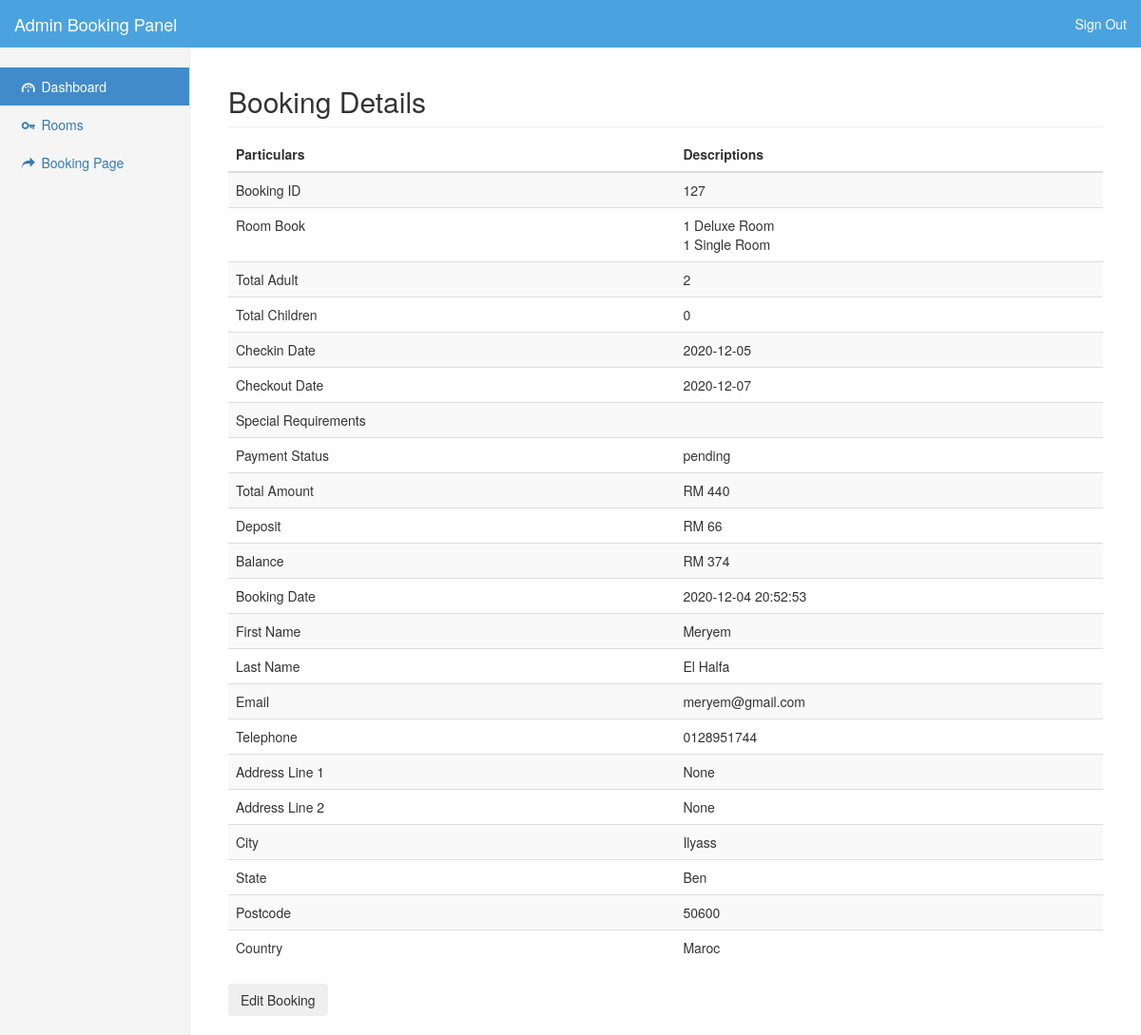
The page /Reservation/admin/detail.php?booking=127 (signed in) on the database its author committed.
### tables this page shows
CREATE TABLE IF NOT EXISTS `booking` (
`booking_id` int(200) NOT NULL,
  `total_adult` int(50) NOT NULL,
  `total_children` int(50) NOT NULL,
  `checkin_date` date NOT NULL,
  `checkout_date` date NOT NULL,
  `special_requirement` text NOT NULL,
  `payment_status` varchar(50) NOT NULL,
  `total_amount` double DEFAULT NULL,
  `deposit` double NOT NULL,
  `booking_date` timestamp NOT NULL DEFAULT CURRENT_TIMESTAMP,
  `first_name` varchar(30) NOT NULL,
  `last_name` varchar(30) NOT NULL,
  `email` varchar(50) NOT NULL,
  `telephone_no` varchar(30) NOT NULL,
  `add_line1` varchar(100) NOT NULL,
  `add_line2` varchar(100) NOT NULL,
  `city` varchar(30) NOT NULL,
  `state` varchar(30) NOT NULL,
  `postcode` varchar(30) NOT NULL,
  `country` varchar(30) NOT NULL
);

CREATE TABLE IF NOT EXISTS `roombook` (
  `booking_id` int(11) NOT NULL,
  `room_id` int(11) NOT NULL,
  `totalroombook` int(11) NOT NULL,
`id` int(11) NOT NULL
);

CREATE TABLE IF NOT EXISTS `room` (
`room_id` int(255) NOT NULL,
  `total_room` int(255) NOT NULL,
  `occupancy` int(255) DEFAULT NULL,
  `size` varchar(30) DEFAULT NULL,
  `view` varchar(30) DEFAULT NULL,
  `room_name` varchar(50) NOT NULL,
  `descriptions` text,
  `rate` double NOT NULL,
  `imgpath` varchar(100) NOT NULL
);

### Reservation/admin/detail.php (the view, shortened to what this page needs)
<!DOCTYPE html>
<html lang="en"><head><meta http-equiv="Content-Type" content="text/html; charset=UTF-8">
    <link href="css/bootstrap.min.css" rel="stylesheet">
    <link href="css/dashboard.css" rel="stylesheet">
	<link href="http://ajax.googleapis.com/ajax/libs/jqueryui/1.8/themes/base/jquery-ui.css" rel="stylesheet" type="text/css"/>
	<link href="css/datepicker.css" rel="stylesheet" type="text/css"/>
  <link rel="stylesheet" href="css/fontello.css">
    <link rel="stylesheet" href="css/animation.css">
 </head>
  <body>
    <nav class="navbar navbar-inverse navbar-fixed-top" role="navigation">
      <div class="container-fluid" style="background-color: #4aa3df;">
        <div class="navbar-header">
          <a class="navbar-brand" href="#" style="color: #ffffff;">Admin Booking Panel</a>
        </div>
        <div id="navbar" class="navbar-collapse collapse">
          <ul class="nav navbar-nav navbar-right">
            <li><a href="signout.php" style="color: #ffffff;">Sign Out</a></li>
          </ul>
        </div>
      </div>
    </nav>
    <div class="container-fluid">
      <div class="row">
        <div class="col-sm-3 col-md-2 sidebar">
          <ul class="nav nav-sidebar">
            <li class="active"><a href="dashboard.php"><i class="icon-gauge"></i> Dashboard <span class="sr-only">(current)</span></a></li>
			<li><a href="room.php"><i class="icon-key"></i> Rooms</a></li>
			<li><a href="http://www.hotel.gamboh.com.my"><i class="icon-share"></i> Booking Page</a></li>
          </ul>
        </div>
        <div class="col-sm-9 col-sm-offset-3 col-md-10 col-md-offset-2 main bookinginfo">
          <h2 class="sub-header">Booking Details</h2>
          <div class="table-responsive">
            <table class="table table-striped">
              <thead>
                <tr>
                  <th>Particulars</th>
                  <th>Descriptions</th>
                </tr>
              </thead>
              <tbody >
			  <?php
			  $result = mysql_query("Select * from booking where booking_id=".$_GET['booking']."");
				if( mysql_num_rows($result) >0){
					while ($rows = mysql_fetch_array($result)){
					print "				<tr><td>Booking ID</td>\n";
					print "				<td>".$rows['booking_id']." </td></tr>\n";
					print "				<tr><td>Room Book</td>\n";
					print "<td>";
					$q = mysql_query("SELECT roombook.totalroombook AS total, room.room_name AS name
																FROM roombook
																LEFT JOIN room ON roombook.room_id = room.room_id
																WHERE roombook.booking_id =".$rows['booking_id'].";");
											while($r = mysql_fetch_array($q))
											{
											print "                  ".$r['total']." ".$r['name']."<br> \n";
											}
					print "</td>";
					print "				</tr>\n";
					print "				<tr><td>Total Adult</td>\n";
					print "				<td>".$rows['total_adult']." </td></tr>\n";
					print "				<tr><td>Total Children</td>\n";
					print "				<td>".$rows['total_children']." </td>	</tr>\n";
					print "				<tr><td>Checkin Date</td>\n";
					print "				<td>".$rows['checkin_date']."</td></tr>\n";
					print "				<tr><td>Checkout Date</td>\n";
					print "				<td>".$rows['checkout_date']."</td></tr>\n";
					print "				<tr><td>Special Requirements</td>\n";
					print "				<td>".$rows['special_requirement']."</td></tr>\n";
					print "				<tr><td>Payment Status</td>\n";
					print "				<td>".$rows['payment_status']." </td>	</tr>\n";
					print "				<tr><td>Total Amount</td>\n";
					print "				<td>RM ".$rows['total_amount']."</td></tr>\n";
					print "				<tr><td>Deposit</td>\n";
					print "				<td>RM ".$rows['deposit']."</td></tr>\n";
					print "				<tr><td>Balance</td>\n";
					print "				<td>RM ".($rows['total_amount']-$rows['deposit'])."</td></tr>\n";
					print "				<tr><td>Booking Date</td>\n";
					print "				<td>".$rows['booking_date']." </td>	</tr>\n";
					print "				<tr><td>First Name</td>\n";
					print "				<td>".$rows['first_name']." </td>	</tr>\n";
					print "				<tr><td>Last Name</td>\n";
					print "				<td>".$rows['last_name']." </td>	</tr>			\n";
					print "				<tr><td>Email</td>\n";
					print "				<td>".$rows['email']." </td>	</tr>\n";
					print "				<tr><td>Telephone</td>\n";
					print "				<td>".$rows['telephone_no']."</td></tr>\n";
					print "				<tr><td>Address Line 1</td>\n";
					print "				<td>".$rows['add_line2']." </td>	</tr>\n";
					print "				<tr><td>Address Line 2</td>\n";
					print "				<td>".$rows['add_line2']."</td></tr>		</tr>\n";
					print "				<tr><td>City</td>\n";
					print "				<td>".$rows['city']."</td></tr>	</tr>\n";
					print "				<tr><td>State</td>\n";
					print "				<td>".$rows['state']."</td></tr>	</tr>\n";
					print "				<tr><td>Postcode</td>\n";
					print "				<td>".$rows['postcode']."</td></tr>	</tr>\n";
					print "				<td>Country</td>\n";
					print "				<td>".$rows['country']."</td></tr>	</tr>";
					}
				}
			  ?>
              </tbody>
            </table>
          </div>
		  <button type="button" class="btn" id="editbook">Edit Booking</button>
        </div>
      </div>
    </div>
</body></html>

### Reservation/admin/css/dashboard.css (style rules this page uses)
body { padding-top: 50px; }
.sub-header { padding-bottom: 10px; border-bottom: 1px solid #eee; }
.navbar-fixed-top { border: 0; }
.sidebar { display: none; }
@media (min-width: 768px) { .sidebar { position: fixed; top: 51px; bottom: 0; left: 0; z-index: 1000; display: block; padding: 20px; overflow-x: hidden; overflow-y: auto; background-color: #f5f5f5; border-right: 1px solid #eee; } }
.nav-sidebar { margin-right: -21px; margin-bottom: 20px; margin-left: -20px; }
.nav-sidebar>li>a { padding-right: 20px; padding-left: 20px; }
.nav-sidebar>.active>a, .nav-sidebar>.active>a:hover, .nav-sidebar>.active>a:focus { color: #fff; background-color: #428bca; }
.main { padding: 20px; }
@media (min-width: 768px) { .main { padding-right: 40px; padding-left: 40px; } }

### rows shown on the page
booking: booking_id "127", total_adult "2", total_children "0", checkin_date "2020-12-05", checkout_date "2020-12-07", payment_status "pending", total_amount "440", deposit "66", $rows['total_amount']-$rows['deposit'] "374", booking_date "2020-12-04 20:52:53", first_name "Meryem", last_name "El Halfa", email "meryem@gmail.com", telephone_no "0128951744", add_line2 "None", city "Ilyass", state "Ben", postcode "50600", country "Maroc"
roombook: totalroombook "1", room.room_name "Deluxe Room"
roombook: totalroombook "1", room.room_name "Single Room"
